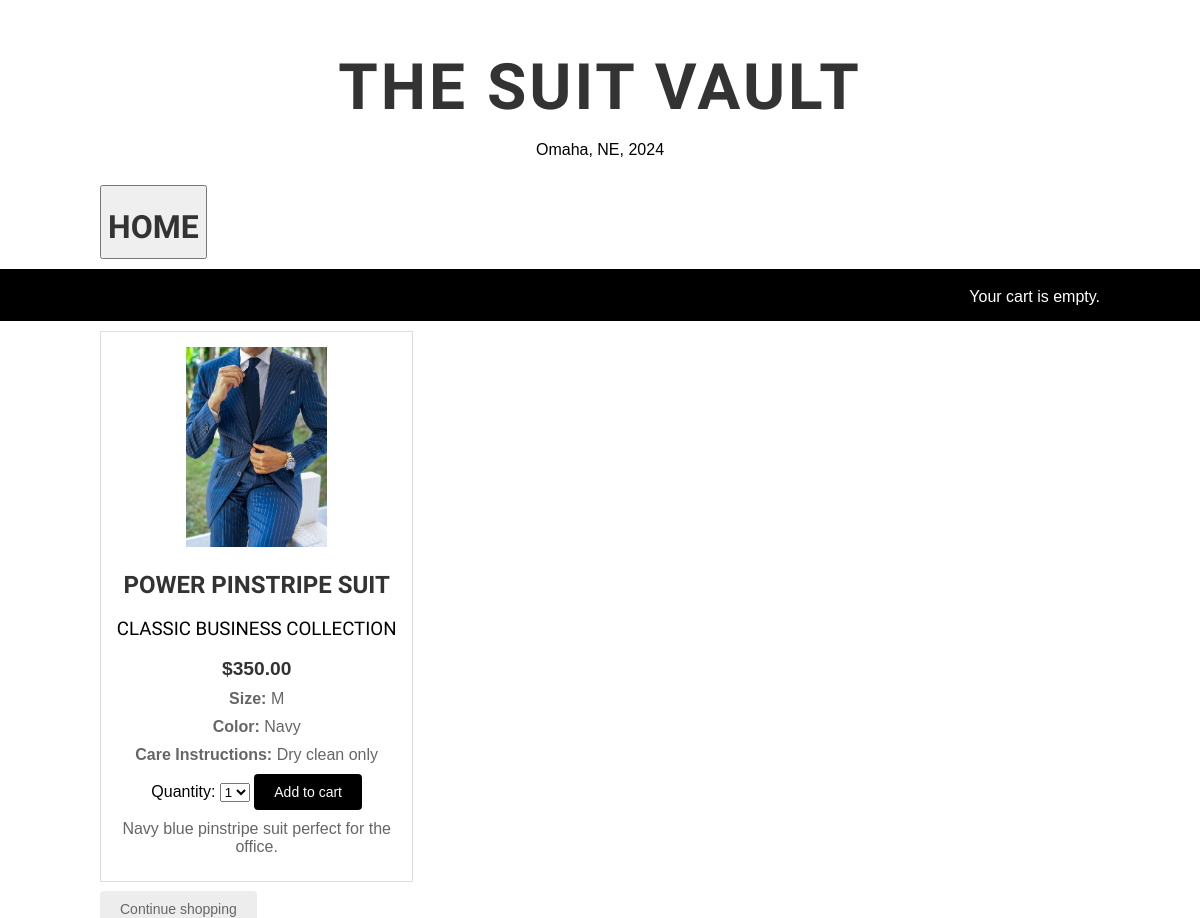
The app's page /product/2/power-pinstripe-suit/ with its own data.
### shop/models.py (models this page shows, shortened)
class Product(models.Model):
    SIZE_CHOICES = [
        ('S', 'Small'),
        ('M', 'Medium'),
        ('L', 'Large'),
        ('XL', 'Extra Large'),
    ]
    collection = models.ForeignKey(Collection, related_name='products', on_delete=models.CASCADE)  # Changed 'category' to 'collection'
    name = models.CharField(max_length=200, db_index=True)
    slug = models.SlugField(max_length=200, db_index=True)
    image = models.ImageField(upload_to='products/%Y/%m/%d', blank=True)
    size = models.CharField(max_length=2, choices=SIZE_CHOICES, default='M')
    color = models.CharField(max_length=50, null=True, blank=True)
    description = models.TextField(blank=True)
    care_instructions = models.TextField(default="Dry clean only")
    price = models.DecimalField(max_digits=10, decimal_places=2)
    available = models.BooleanField(default=True)
    created = models.DateTimeField(auto_now_add=True)
    updated = models.DateTimeField(auto_now=True)
    quantity = models.IntegerField(default=2)
    class Meta:
        ordering = ('name',)
        index_together = (('id', 'slug'),)

class Collection(models.Model):  # Changed from Category to Collection
    name = models.CharField(max_length=200, db_index=True)
    slug = models.SlugField(max_length=200, unique=True)
    class Meta:
        ordering = ('name',)
        verbose_name = 'collection'  # Changed from 'category' to 'collection'
        verbose_name_plural = 'collections'  # Changed from 'categories' to 'collections'
    def __str__(self):
        return self.name
    def get_absolute_url(self):
        return reverse('shop:product_list_by_collection', args=[self.slug])  # Updated URL name if necessary

### shop/views.py (the view)
# urls.py: path('product/<int:id>/<slug:slug>/', views.product_detail, name='product_detail'),  # Updated path for product detail
def product_detail(request, id, slug):
    product = get_object_or_404(Product, id=id, slug=slug, available=True)
    cart = Cart(request)
    cartquantity = 0
    for item in cart:
        cartproduct = get_object_or_404(Product, id=item['product'].id)
        if product == cartproduct:
            cartquantity = item['quantity']
            break
    if product.quantity - cartquantity > 0:
        choices = [(i, str(i)) for i in range(1, product.quantity - cartquantity + 1)]
    else:
        choices = [(1, 0)]
    cart_product_form = CartAddProductForm(my_choices=choices)
    return render(request, 'shop/product/detail.html', {
        'product': product,
        'cart_product_form': cart_product_form,
        'cart': cart
    })

### cart/forms.py
class CartAddProductForm(forms.Form):
    def __init__(self, *args, **kwargs):
        try: #if choices for quantity drop-down provided
            mychoices = kwargs.pop('my_choices')
            super(CartAddProductForm, self).__init__(*args, **kwargs)
            self.fields["quantity"] = forms.TypedChoiceField(choices=mychoices,
                coerce=int)
        except: #use default of 21 if choices not provided
            super(CartAddProductForm, self).__init__(*args, **kwargs)
            self.fields["quantity"] = forms.TypedChoiceField(choices=[(i, str(i)) for i in range(1, 21)],
                                                             coerce=int)
    update = forms.BooleanField(required=False,
                                    initial=False,
                                    widget=forms.HiddenInput)

### cart/cart.py (called while the page is built)
    def __iter__(self):
        product_ids = self.cart.keys()
        products = Product.objects.filter(id__in=product_ids)
        cart = self.cart.copy()
        for product in products:
            cart[str(product.id)]['product'] = product
        for item in cart.values():
            item['price'] = Decimal(item['price'])
            item['total_price'] = item['price'] * item['quantity']
            yield item

    def __len__(self):
        return sum(item['quantity'] for item in self.cart.values())

### shop/templates/shop/product/detail.html (shortened to what this page needs)
{% extends "shop/base.html" %}
{% load static %}
{% block content %}
    <div class="product-detail">
        <img src="{% if product.image %}{{ product.image.url }}{% else %}{% static "img/no_image.png" %}{% endif %}">
        <h2>{{ product.name }}</h2>
        <h3><a href="{{ product.collection.get_absolute_url }}">{{ product.collection }}</a></h3>
        <p class="price">${{ product.price }}</p>
        <p><strong>Size:</strong> {{ product.size }}</p>
        <p><strong>Color:</strong> {{ product.color }}</p>
        <p><strong>Care Instructions:</strong> {{ product.care_instructions }}</p>
        <form action="{% url "cart:cart_add" product.id %}" method="post">
            {{ cart_product_form }}
            <input type="submit" value="Add to cart">
        </form>
        {{ product.description|linebreaks }}
    </div>
    <br>
    <div>
        <a href="{% url "shop:product_list" %}" class="button light">Continue shopping</a>
    </div>
{% endblock %}

### static/css/base.css (style rules this page uses)
body { margin: 0; padding: 0; font-family: helvetica, sans-serif; }
h2 { font-family: 'Ubuntu', sans-serif; font-weight: 900; font-size: 2rem; margin-top: 20px; margin-bottom: 10px; color: #333; text-transform: uppercase; }
h3, h4, h5, h6 { font-family: 'Ubuntu', sans-serif; font-weight: normal; text-transform: uppercase; }
a { text-decoration: none; color: #000; }
a.button, input[type="submit"] { color: #fff; background: #000; border-radius: 4px; padding: 10px 20px; font-size: 14px; border: 0; }
a.button.light { color: #666; background: #ededed; }
.product-detail { border: 1px solid #ddd; padding: 15px; width: calc(33.333% - 20px); box-sizing: border-box; text-align: center; margin-top: 10px; }
.product-detail img { width: 100%; height: auto; max-height: 200px; object-fit: contain; margin-bottom: 10px; }
.product-detail h2 { margin-top: 10px; font-size: 1.5rem; }
.product-detail .price { color: #333; font-size: 1.2rem; font-weight: bold; margin: 10px 0; }
.product-detail p { font-size: 1rem; color: #666; margin: 10px 0; }

### records on screen
Product: image (picture), name "POWER PINSTRIPE SUIT", collection "CLASSIC BUSINESS COLLECTION", price "350.00", size "M", color "Navy", care_instructions "Dry clean only", description "Navy blue pinstripe suit perfect for the office."
